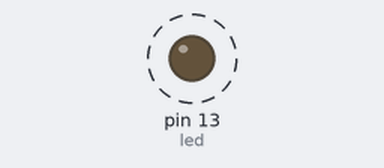
A sketch run on a simulated Arduino Uno, built with avr-gcc and run on an emulated ATmega328P. On the bench: output pins drawn as LEDs (lit = HIGH). Dashed ring = blinking.

Above: at 0.4 s.
Timing chart, 0 to 3.0 s (numbered marks = the images above):
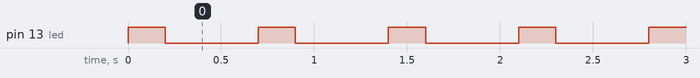

The sketch:

blink_0.ino
```cpp
// 1. ////////////
// Commento iniziale multi linea
/*
  Blink

  Accensione e spegnimanto di un LED utilizzando variabili
  per impostare la velocita' del lampeggio.

 */

// 2. //////////////
// Dichiarazione variabili
//
int led = 13; // Il LED onboard corrisponde al PIN 13
              // Ha una resistenza premontata

// 3. /////////////////
// Setup: eseguita una volta sola all'accensione della scheda
void setup() {
  pinMode(led, OUTPUT); // Abilita il PIN del LED come OUTPUT in modo che
                        // possa essere acceso
}

// 4. ///////////////
// loop: Le istruzioni vengono eseguite all'infinito
void loop() {
  digitalWrite(led, HIGH);  // Mette il PIN del LED in stato acceso
  delay(200);              // Aspetta un secondo (mille millisecondi)
  digitalWrite(led, LOW);   // Mette il PIN del LED in stato spento
  delay(500);               // Aspetta mezzo secondo
}
```

Measured:
- by itself, pin 13 (led): alternates HIGH for 0.20 s and LOW for 0.50 s
